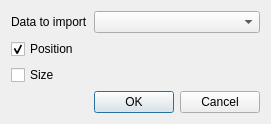
<?xml version="1.0" encoding="UTF-8"?>
<ui version="4.0">
 <class>ImportKeyframesDialog_UI</class>
 <widget class="QDialog" name="ImportKeyframesDialog_UI">
  <property name="geometry">
   <rect>
    <x>0</x>
    <y>0</y>
    <width>255</width>
    <height>115</height>
   </rect>
  </property>
  <property name="windowTitle">
   <string>Scene Cut</string>
  </property>
  <layout class="QGridLayout" name="gridLayout">
   <item row="0" column="0">
    <widget class="QLabel" name="label">
     <property name="text">
      <string>Data to import</string>
     </property>
    </widget>
   </item>
   <item row="0" column="1">
    <widget class="QComboBox" name="data_list">
     <property name="sizePolicy">
      <sizepolicy hsizetype="MinimumExpanding" vsizetype="Fixed">
       <horstretch>0</horstretch>
       <verstretch>0</verstretch>
      </sizepolicy>
     </property>
    </widget>
   </item>
   <item row="1" column="0" colspan="2">
    <widget class="QCheckBox" name="import_position">
     <property name="text">
      <string>Position</string>
     </property>
     <property name="checked">
      <bool>true</bool>
     </property>
    </widget>
   </item>
   <item row="2" column="0" colspan="2">
    <widget class="QCheckBox" name="import_size">
     <property name="text">
      <string>Size</string>
     </property>
    </widget>
   </item>
   <item row="3" column="0" colspan="2">
    <spacer name="verticalSpacer">
     <property name="orientation">
      <enum>Qt::Vertical</enum>
     </property>
     <property name="sizeHint" stdset="0">
      <size>
       <width>218</width>
       <height>2</height>
      </size>
     </property>
    </spacer>
   </item>
   <item row="4" column="1">
    <widget class="QDialogButtonBox" name="buttonBox">
     <property name="orientation">
      <enum>Qt::Horizontal</enum>
     </property>
     <property name="standardButtons">
      <set>QDialogButtonBox::Cancel|QDialogButtonBox::Ok</set>
     </property>
    </widget>
   </item>
  </layout>
 </widget>
 <resources/>
 <connections>
  <connection>
   <sender>buttonBox</sender>
   <signal>accepted()</signal>
   <receiver>ImportKeyframesDialog_UI</receiver>
   <slot>accept()</slot>
   <hints>
    <hint type="sourcelabel">
     <x>248</x>
     <y>254</y>
    </hint>
    <hint type="destinationlabel">
     <x>157</x>
     <y>274</y>
    </hint>
   </hints>
  </connection>
  <connection>
   <sender>buttonBox</sender>
   <signal>rejected()</signal>
   <receiver>ImportKeyframesDialog_UI</receiver>
   <slot>reject()</slot>
   <hints>
    <hint type="sourcelabel">
     <x>316</x>
     <y>260</y>
    </hint>
    <hint type="destinationlabel">
     <x>286</x>
     <y>274</y>
    </hint>
   </hints>
  </connection>
 </connections>
</ui>
